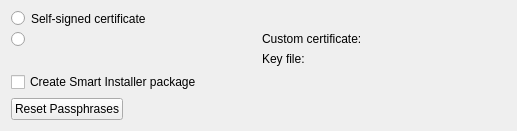
<?xml version="1.0" encoding="UTF-8"?>
<ui version="4.0">
 <class>Qt4ProjectManager::Internal::S60CreatePackageStepWidget</class>
 <widget class="QWidget" name="Qt4ProjectManager::Internal::S60CreatePackageStepWidget">
  <property name="geometry">
   <rect>
    <x>0</x>
    <y>0</y>
    <width>517</width>
    <height>108</height>
   </rect>
  </property>
  <property name="windowTitle">
   <string notr="true">Form</string>
  </property>
  <layout class="QVBoxLayout" name="verticalLayout">
   <item>
    <layout class="QGridLayout" name="gridLayout_2">
     <item row="0" column="0">
      <widget class="QRadioButton" name="selfSignedButton">
       <property name="text">
        <string/>
       </property>
      </widget>
     </item>
     <item row="0" column="1">
      <widget class="QLabel" name="selfSignedLabel">
       <property name="sizePolicy">
        <sizepolicy hsizetype="MinimumExpanding" vsizetype="Preferred">
         <horstretch>0</horstretch>
         <verstretch>0</verstretch>
        </sizepolicy>
       </property>
       <property name="text">
        <string>Self-signed certificate</string>
       </property>
      </widget>
     </item>
    </layout>
   </item>
   <item>
    <layout class="QGridLayout" name="gridLayout">
     <item row="0" column="0">
      <widget class="QRadioButton" name="customCertificateButton">
       <property name="sizePolicy">
        <sizepolicy hsizetype="Minimum" vsizetype="Minimum">
         <horstretch>0</horstretch>
         <verstretch>0</verstretch>
        </sizepolicy>
       </property>
       <property name="text">
        <string/>
       </property>
      </widget>
     </item>
     <item row="0" column="1" rowspan="2">
      <layout class="QFormLayout" name="formLayout">
       <item row="0" column="0">
        <widget class="QLabel" name="customLabel">
         <property name="text">
          <string>Custom certificate:</string>
         </property>
        </widget>
       </item>
       <item row="0" column="1">
        <widget class="Utils::PathChooser" name="signaturePath" native="true">
         <property name="promptDialogTitle" stdset="0">
          <string>Choose certificate file (.cer)</string>
         </property>
        </widget>
       </item>
       <item row="1" column="0">
        <widget class="QLabel" name="label_2">
         <property name="text">
          <string>Key file:</string>
         </property>
        </widget>
       </item>
       <item row="1" column="1">
        <widget class="Utils::PathChooser" name="keyFilePath" native="true"/>
       </item>
      </layout>
     </item>
    </layout>
   </item>
   <item>
    <widget class="QCheckBox" name="smartInstaller">
     <property name="text">
      <string>Create Smart Installer package</string>
     </property>
    </widget>
   </item>
   <item>
    <layout class="QHBoxLayout" name="horizontalLayout">
     <item>
      <widget class="QPushButton" name="resetPassphrasesButton">
       <property name="toolTip">
        <string>Resets saved passphrases for all used keys</string>
       </property>
       <property name="text">
        <string>Reset Passphrases</string>
       </property>
      </widget>
     </item>
     <item>
      <spacer name="horizontalSpacer">
       <property name="orientation">
        <enum>Qt::Horizontal</enum>
       </property>
       <property name="sizeHint" stdset="0">
        <size>
         <width>40</width>
         <height>20</height>
        </size>
       </property>
      </spacer>
     </item>
    </layout>
   </item>
   <item>
    <spacer name="verticalSpacer">
     <property name="orientation">
      <enum>Qt::Vertical</enum>
     </property>
     <property name="sizeHint" stdset="0">
      <size>
       <width>0</width>
       <height>0</height>
      </size>
     </property>
    </spacer>
   </item>
  </layout>
 </widget>
 <customwidgets>
  <customwidget>
   <class>Utils::PathChooser</class>
   <extends>QWidget</extends>
   <header location="global">utils/pathchooser.h</header>
   <container>1</container>
   <slots>
    <signal>editingFinished()</signal>
    <signal>browsingFinished()</signal>
   </slots>
  </customwidget>
 </customwidgets>
 <resources/>
 <connections/>
</ui>
